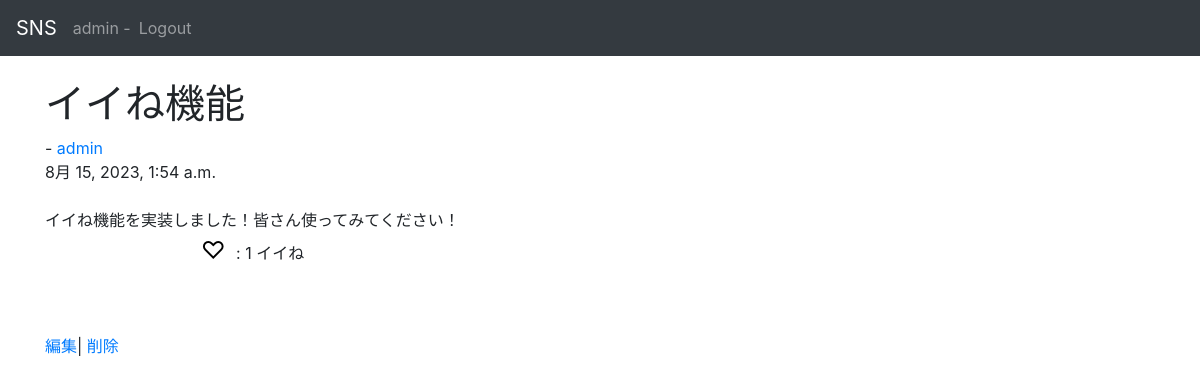
Page /sns/post/e19f5dab-4a05-4966-b68c-11bbd153a440/ (signed in) on the earlier database version.
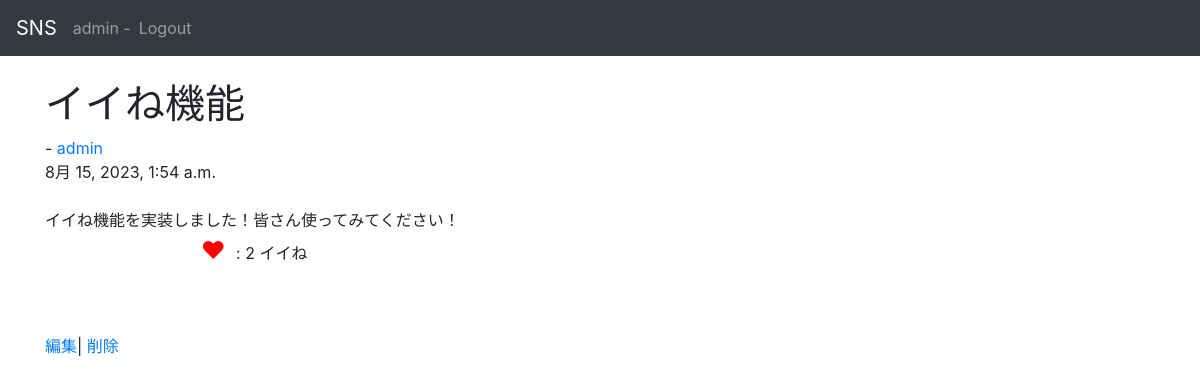
Same page on the later database version.
### sns/models.py (models this page shows, shortened)
class Post(models.Model):
    id = models.UUIDField(primary_key=True, default=uuid.uuid4, editable=False)
    title = models.CharField(max_length=50)
    detail = models.CharField(max_length=255)
    author = models.ForeignKey(
        get_user_model(),
        on_delete=models.CASCADE
    )
    created_at = models.DateTimeField(auto_now_add=True)
    good_num = models.IntegerField(default=0)

### accounts/models.py (models this page shows, shortened)
class CustomUser(AbstractBaseUser, PermissionsMixin):
    id = models.UUIDField(primary_key=True, default=uuid.uuid4, editable=False)
    email = models.EmailField(_("email address"), unique=True, blank=True)
    is_staff = models.BooleanField(
        _("staff status"),
        default=False,
        help_text=_("Designates whether the user can log into this admin site."),
    )
    username = models.CharField(_("username"), max_length=50)
    usertag = models.CharField(_("usertag"), max_length=16, default=randomname(16), unique=True)
    created_at = models.DateTimeField(auto_now_add=True)
    objects = CustomUserManager()
    EMAIL_FIELD = "email"
    USERNAME_FIELD = "email"
    REQUIRED_FIELDS = ["username", "usertag"]
    class Meta:
        verbose_name = _("user")
        verbose_name_plural = _("users")
    def __str__(self):
        return self.username

### sns/views.py (the view)
# urls.py: path("post/<str:pk>/", views.DetailView.as_view(), name="post"),
class DetailView(generic.DetailView):
    model = Post
    def get_context_data(self, *args, **kwargs: Any):
        context = super().get_context_data(*args, **kwargs)
        if self.request.user.is_anonymous:
            return context
        post = context.get("object")
        context["goods"] = len(Good.objects.filter(gooder=self.request.user, post=post))
        return context

### sns/templates/sns/post_detail.html (shortened to what this page needs)
{% extends 'base.html' %}
{% block content %}
    <h1>{{ post.title }}</h1>
    -
    <a href='{% url "accounts:user" post.author.id %}'>
        {{ post.author }}
    </a>
    <div>
        {{ post.created_at }}<br><br>
        {{ post.detail }}
    </div>
    <p style="margin-left:150px">
        {% if request.user.is_anonymous %}
            <button onClick="location.href='{% url 'sns:good' post.id 0 %}'">♡</button>
        {% else %}
            <button id="ajax-good">
                <div class="result">
                    {% if goods %}
                        <font color="red" size="5">♥</font>
                    {% else %}
                        <font size="5">♡</font>
                    {% endif %}
                </div>
            </button>
        {% endif %}
        : <span class="num">{{ post.good_num }}</span> イイね
    </p>
    <br>
    <br>
    {% if request.user.id == object.author_id %}
        <div>
            <a href='{% url "sns:update" post.pk %}'>編集</a>|
            <a href='{% url "sns:delete" post.pk %}'>削除</a>
        </div>
    {% endif %}
{% endblock %}

Differences in the rows shown:
changed Post "イイね機能": good_num "1" → "2"
